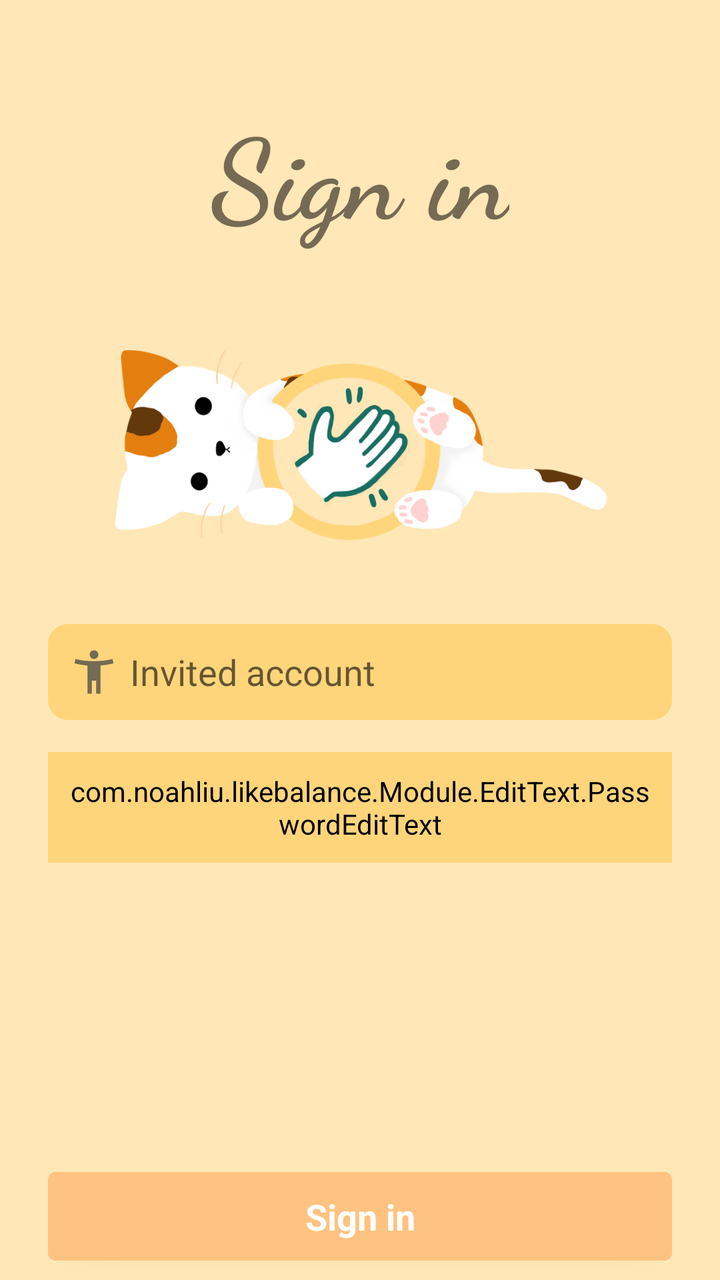
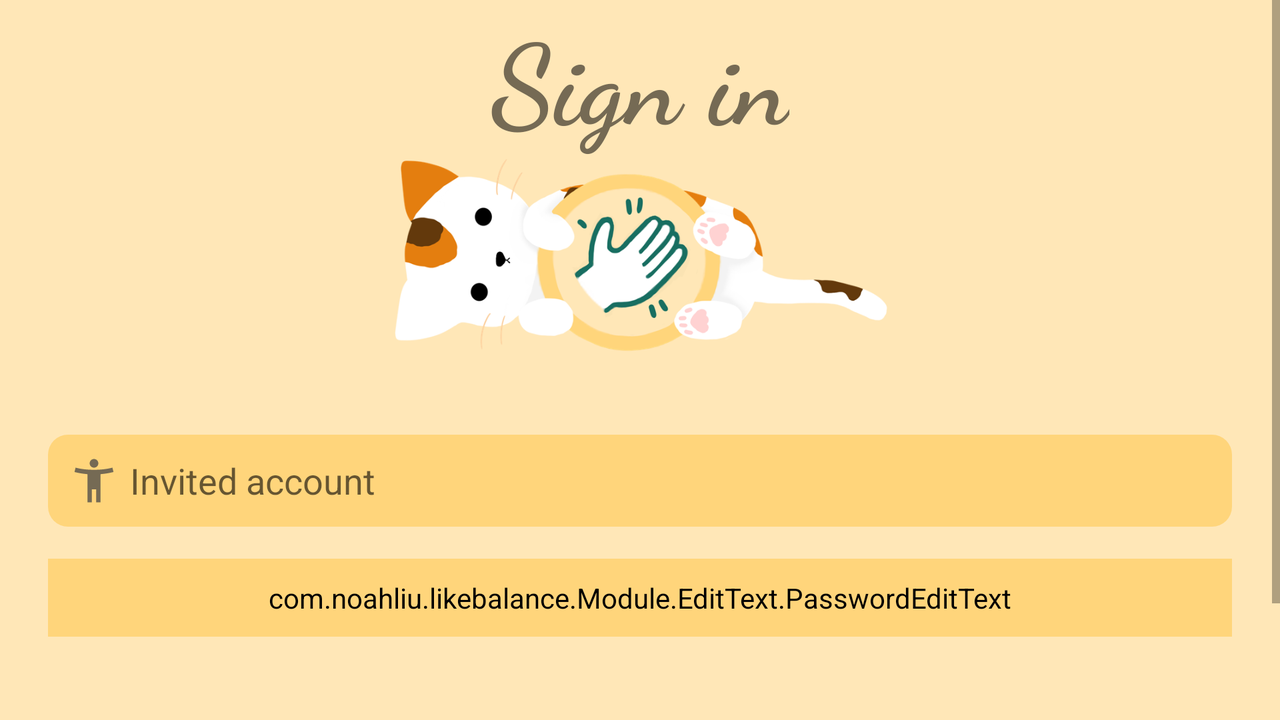

One screen, two layout resources from the same app: the default and the repository's alternative for another configuration. Each is rendered where Android would select it; the XML of both is given below.
<!-- AndroidManifest.xml: application theme Theme.LikeBalance -->
<!-- res/layout/activity_login.xml -->
<?xml version="1.0" encoding="utf-8"?>
<androidx.constraintlayout.widget.ConstraintLayout xmlns:android="http://schemas.android.com/apk/res/android"
    xmlns:app="http://schemas.android.com/apk/res-auto"
    xmlns:tools="http://schemas.android.com/tools"
    android:layout_width="match_parent"
    android:layout_height="match_parent"
    android:background="@color/main_background"
    tools:context=".Controller.LoginActivity">

    <EditText
        android:id="@+id/editText_Account"
        android:layout_width="match_parent"
        android:layout_height="wrap_content"
        android:layout_marginStart="24dp"
        android:layout_marginTop="24dp"
        android:layout_marginEnd="24dp"
        android:background="@drawable/commend_round_layout"
        android:backgroundTint="@color/second_background"
        android:drawableStart="@drawable/ic_account"
        android:drawablePadding="5dp"
        android:ems="10"
        android:hint="@string/main_word_invite_account"
        android:inputType="textPersonName"
        android:minHeight="48dp"
        android:padding="10dp"
        android:textColor="@color/main_text_color"
        app:layout_constraintEnd_toEndOf="parent"
        app:layout_constraintHorizontal_bias="0.0"
        app:layout_constraintStart_toStartOf="parent"
        app:layout_constraintTop_toTopOf="@+id/guideline4" />

    <com.noahliu.likebalance.Module.EditText.PasswordEditText
        android:id="@+id/editText_Password"
        android:layout_width="match_parent"
        android:layout_height="wrap_content"
        android:layout_marginStart="24dp"
        android:layout_marginTop="16dp"
        android:layout_marginEnd="24dp"
        android:background="@drawable/commend_round_layout"
        android:backgroundTint="@color/second_background"
        android:drawableStart="@drawable/ic_password"
        android:drawablePadding="5dp"
        android:ems="10"
        android:hint="@string/login_invited_password"
        android:inputType="textPassword"
        android:minHeight="48dp"
        android:padding="10dp"
        android:textColor="@color/main_text_color"
        app:layout_constraintEnd_toEndOf="parent"
        app:layout_constraintHorizontal_bias="0.0"
        app:layout_constraintStart_toStartOf="parent"
        app:layout_constraintTop_toBottomOf="@+id/editText_Account" />

    <Button
        android:id="@+id/button_Login"
        android:layout_width="0dp"
        android:layout_height="wrap_content"
        android:onClick="signButtonClick"
        android:padding="10dp"
        android:text="@string/sign_in"
        android:textAppearance="@style/TextAppearance.AppCompat.Display3"
        android:textColor="@android:color/white"
        android:textSize="18sp"
        android:textStyle="bold"
        android:theme="@style/MyButtonStyle"
        app:layout_constraintBottom_toBottomOf="parent"
        app:layout_constraintEnd_toEndOf="@+id/editText_Password"
        app:layout_constraintHorizontal_bias="1.0"
        app:layout_constraintStart_toStartOf="@+id/editText_Password"
        app:layout_constraintTop_toTopOf="@+id/guideline3"
        app:rippleColor="@android:color/background_light" />

    <androidx.constraintlayout.widget.Guideline
        android:id="@+id/guideline3"
        android:layout_width="wrap_content"
        android:layout_height="wrap_content"
        android:orientation="horizontal"
        app:layout_constraintGuide_percent="0.9" />

    <androidx.constraintlayout.widget.Guideline
        android:id="@+id/guideline4"
        android:layout_width="wrap_content"
        android:layout_height="wrap_content"
        android:orientation="horizontal"
        app:layout_constraintGuide_percent="0.45" />

    <ImageView
        android:id="@+id/imageView"
        android:layout_width="0dp"
        android:layout_height="100dp"
        android:layout_marginBottom="16dp"
        app:layout_constraintBottom_toTopOf="@+id/guideline4"
        app:layout_constraintEnd_toEndOf="parent"
        app:layout_constraintStart_toStartOf="parent"
        app:srcCompat="@drawable/icon_cat" />

    <TextView
        android:id="@+id/textView"
        android:layout_width="wrap_content"
        android:layout_height="wrap_content"
        android:fontFamily="cursive"
        android:text="Sign in"
        android:textColor="@color/main_text_color"
        android:textAppearance="@style/TextAppearance.AppCompat.Display3"
        android:textStyle="bold"
        app:layout_constraintBottom_toTopOf="@+id/imageView"
        app:layout_constraintEnd_toEndOf="parent"
        app:layout_constraintStart_toStartOf="parent"
        app:layout_constraintTop_toTopOf="parent"
        app:layout_constraintVertical_bias="0.50" />


</androidx.constraintlayout.widget.ConstraintLayout>
<!-- resources referenced by this layout -->
<resources>
  <color name="main_background">#FFE7B7</color>
  <color name="main_text_color">#756A54</color>
  <color name="second_background">#FFD57B</color>
  <!-- drawable commend_round_layout (drawable) -->
  <?xml version="1.0" encoding="utf-8"?>
  <shape xmlns:android="http://schemas.android.com/apk/res/android">
      <corners
          android:radius="10dip"
          />
      <gradient
          android:startColor="@android:color/white"
          android:endColor="@android:color/white"
          android:angle="315"
          />
  </shape>
  <!-- drawable ic_account (drawable) -->
  <vector xmlns:android="http://schemas.android.com/apk/res/android"
      android:width="26dp"
      android:height="26dp"
      android:viewportWidth="24"
      android:viewportHeight="24">
    <path
        android:fillColor="@color/main_text_color"
        android:pathData="M20.5,6c-2.61,0.7 -5.67,1 -8.5,1s-5.89,-0.3 -8.5,-1L3,8c1.86,0.5 4,0.83 6,1v13h2v-6h2v6h2V9c2,-0.17 4.14,-0.5 6,-1l-0.5,-2zM12,6c1.1,0 2,-0.9 2,-2s-0.9,-2 -2,-2 -2,0.9 -2,2 0.9,2 2,2z"/>
  </vector>
  <!-- drawable ic_password (drawable) -->
  <vector xmlns:android="http://schemas.android.com/apk/res/android"
      android:width="26dp"
      android:height="26dp"
      android:viewportWidth="24"
      android:viewportHeight="24">
      <path
          android:fillColor="@color/main_text_color"
          android:pathData="M12.65,10C11.83,7.67 9.61,6 7,6c-3.31,0 -6,2.69 -6,6s2.69,6 6,6c2.61,0 4.83,-1.67 5.65,-4H17v4h4v-4h2v-4H12.65zM7,14c-1.1,0 -2,-0.9 -2,-2s0.9,-2 2,-2 2,0.9 2,2 -0.9,2 -2,2z" />
  </vector>
  <!-- drawable icon_cat: png bitmap (drawable-v24, 67889 bytes) -->
  <string name="login_invited_password">Invited password</string>
  <string name="main_word_invite_account">Invited account</string>
  <string name="sign_in">Sign in</string>
  <style name="MyButtonStyle" parent="android:style/Widget.Button">
          <item name="android:background">@drawable/commend_round_with_ripple_white</item>
          <item name="android:backgroundTint">@color/main_icon</item>
          <item name="android:textColor">@color/main_background</item>
      </style>
  <style name="Theme.LikeBalance" parent="Theme.MaterialComponents.Light.NoActionBar">
          
          <item name="colorPrimary">#929292</item>
          <item name="colorPrimaryVariant">@color/main_icon</item>
          <item name="colorOnPrimary">@color/white</item>
          
          <item name="colorSecondary">@color/teal_200</item>
          <item name="colorSecondaryVariant">@color/teal_700</item>
          <item name="colorOnSecondary">@color/black</item>
          
          <item name="android:statusBarColor" tools:targetApi="l">?attr/colorPrimaryVariant</item>
          
      </style>
  <!-- drawable commend_round_with_ripple_white (drawable) -->
  <?xml version="1.0" encoding="utf-8"?>
  <ripple xmlns:android="http://schemas.android.com/apk/res/android"
      android:color="@android:color/white">
  
      <item
          android:id="@android:id/background" >
          <shape>
              <corners android:radius="15dip" />
              <solid android:color="@android:color/white" />
          </shape>
      </item>
  </ripple>
  <color name="main_icon">#FFC381</color>
  <color name="white">#FFFFFFFF</color>
  <color name="teal_200">#FF03DAC5</color>
  <color name="teal_700">#FF018786</color>
  <color name="black">#FF000000</color>
</resources>
<!-- res/layout-land/activity_login.xml (the repository's variant of the layout above) -->
<!-- drawn on the phone turned sideways -->
<?xml version="1.0" encoding="utf-8"?>
<androidx.constraintlayout.widget.ConstraintLayout xmlns:android="http://schemas.android.com/apk/res/android"
    xmlns:app="http://schemas.android.com/apk/res-auto"
    xmlns:tools="http://schemas.android.com/tools"
    android:layout_width="match_parent"
    android:layout_height="match_parent"
    android:background="@color/main_background"
    tools:context=".Controller.LoginActivity">
    <ScrollView
        android:layout_width="match_parent"
        android:layout_height="match_parent"
        >
        <androidx.constraintlayout.widget.ConstraintLayout
            android:layout_width="match_parent"
            android:layout_height="match_parent"

            >
            <EditText
                android:id="@+id/editText_Account"
                android:layout_width="match_parent"
                android:layout_height="wrap_content"
                android:layout_marginStart="24dp"
                android:layout_marginTop="24dp"
                android:layout_marginEnd="24dp"
                android:background="@drawable/commend_round_layout"
                android:backgroundTint="@color/second_background"
                android:drawableStart="@drawable/ic_account"
                android:drawablePadding="5dp"
                android:ems="10"
                android:hint="@string/main_word_invite_account"
                android:inputType="textPersonName"
                android:padding="10dp"
                android:textColor="@color/main_text_color"
                app:layout_constraintEnd_toEndOf="parent"
                app:layout_constraintHorizontal_bias="0.0"
                app:layout_constraintStart_toStartOf="parent"
                app:layout_constraintTop_toTopOf="@+id/guideline4" />

            <com.noahliu.likebalance.Module.EditText.PasswordEditText
                android:id="@+id/editText_Password"
                android:layout_width="match_parent"
                android:layout_height="wrap_content"
                android:layout_marginStart="24dp"
                android:layout_marginTop="16dp"
                android:layout_marginEnd="24dp"
                android:background="@drawable/commend_round_layout"
                android:backgroundTint="@color/second_background"
                android:drawableStart="@drawable/ic_password"
                android:drawablePadding="5dp"
                android:ems="10"
                android:hint="Invited password"
                android:inputType="textPassword"
                android:padding="10dp"
                android:textColor="@color/main_text_color"
                app:layout_constraintEnd_toEndOf="parent"
                app:layout_constraintHorizontal_bias="0.0"
                app:layout_constraintStart_toStartOf="parent"
                app:layout_constraintTop_toBottomOf="@+id/editText_Account" />

            <Button
                android:id="@+id/button_Login"
                android:layout_width="0dp"
                android:layout_height="wrap_content"
                android:layout_marginTop="8dp"
                android:onClick="signButtonClick"
                android:padding="10dp"
                android:text="Sign in"
                android:textAppearance="@style/TextAppearance.AppCompat.Display3"
                android:textColor="@android:color/white"
                android:textSize="18sp"
                android:textStyle="bold"
                android:theme="@style/MyButtonStyle"
                app:layout_constraintEnd_toEndOf="@+id/editText_Password"
                app:layout_constraintHorizontal_bias="1.0"
                app:layout_constraintStart_toStartOf="@+id/editText_Password"
                app:layout_constraintTop_toTopOf="@+id/guideline3"
                app:rippleColor="@android:color/background_light" />

            <androidx.constraintlayout.widget.Guideline
                android:id="@+id/guideline3"
                android:layout_width="wrap_content"
                android:layout_height="wrap_content"
                android:orientation="horizontal"
                app:layout_constraintGuide_percent="0.85" />

            <androidx.constraintlayout.widget.Guideline
                android:id="@+id/guideline4"
                android:layout_width="wrap_content"
                android:layout_height="wrap_content"
                android:orientation="horizontal"
                app:layout_constraintGuide_percent="0.45" />

            <ImageView
                android:id="@+id/imageView"
                android:layout_width="0dp"
                android:layout_height="100dp"
                android:layout_marginBottom="16dp"
                app:layout_constraintBottom_toTopOf="@+id/guideline4"
                app:layout_constraintEnd_toEndOf="parent"
                app:layout_constraintStart_toStartOf="parent"
                app:srcCompat="@drawable/icon_cat" />

            <TextView
                android:id="@+id/textView"
                android:layout_width="wrap_content"
                android:layout_height="wrap_content"
                android:fontFamily="cursive"
                android:text="Sign in"
                android:textColor="@color/main_text_color"
                android:textAppearance="@style/TextAppearance.AppCompat.Display3"
                android:textStyle="bold"
                app:layout_constraintBottom_toTopOf="@+id/imageView"
                app:layout_constraintEnd_toEndOf="parent"
                app:layout_constraintStart_toStartOf="parent"
                app:layout_constraintTop_toTopOf="parent"
                app:layout_constraintVertical_bias="0.50" />

        </androidx.constraintlayout.widget.ConstraintLayout>


    </ScrollView>




</androidx.constraintlayout.widget.ConstraintLayout>
<!-- resources referenced by the variant -->
<!-- as the phone turned sideways resolves them -->
<resources>
  <color name="main_background">#FFE7B7</color>
  <color name="main_text_color">#756A54</color>
  <color name="second_background">#FFD57B</color>
  <!-- drawable commend_round_layout (drawable) -->
  <?xml version="1.0" encoding="utf-8"?>
  <shape xmlns:android="http://schemas.android.com/apk/res/android">
      <corners
          android:radius="10dip"
          />
      <gradient
          android:startColor="@android:color/white"
          android:endColor="@android:color/white"
          android:angle="315"
          />
  </shape>
  <!-- drawable ic_account (drawable) -->
  <vector xmlns:android="http://schemas.android.com/apk/res/android"
      android:width="26dp"
      android:height="26dp"
      android:viewportWidth="24"
      android:viewportHeight="24">
    <path
        android:fillColor="@color/main_text_color"
        android:pathData="M20.5,6c-2.61,0.7 -5.67,1 -8.5,1s-5.89,-0.3 -8.5,-1L3,8c1.86,0.5 4,0.83 6,1v13h2v-6h2v6h2V9c2,-0.17 4.14,-0.5 6,-1l-0.5,-2zM12,6c1.1,0 2,-0.9 2,-2s-0.9,-2 -2,-2 -2,0.9 -2,2 0.9,2 2,2z"/>
  </vector>
  <!-- drawable ic_password (drawable) -->
  <vector xmlns:android="http://schemas.android.com/apk/res/android"
      android:width="26dp"
      android:height="26dp"
      android:viewportWidth="24"
      android:viewportHeight="24">
      <path
          android:fillColor="@color/main_text_color"
          android:pathData="M12.65,10C11.83,7.67 9.61,6 7,6c-3.31,0 -6,2.69 -6,6s2.69,6 6,6c2.61,0 4.83,-1.67 5.65,-4H17v4h4v-4h2v-4H12.65zM7,14c-1.1,0 -2,-0.9 -2,-2s0.9,-2 2,-2 2,0.9 2,2 -0.9,2 -2,2z" />
  </vector>
  <!-- drawable icon_cat: png bitmap (drawable-v24, 67889 bytes) -->
  <string name="main_word_invite_account">Invited account</string>
  <style name="MyButtonStyle" parent="android:style/Widget.Button">
          <item name="android:background">@drawable/commend_round_with_ripple_white</item>
          <item name="android:backgroundTint">@color/main_icon</item>
          <item name="android:textColor">@color/main_background</item>
      </style>
  <style name="Theme.LikeBalance" parent="Theme.MaterialComponents.Light.NoActionBar">
          
          <item name="colorPrimary">#929292</item>
          <item name="colorPrimaryVariant">@color/main_icon</item>
          <item name="colorOnPrimary">@color/white</item>
          
          <item name="colorSecondary">@color/teal_200</item>
          <item name="colorSecondaryVariant">@color/teal_700</item>
          <item name="colorOnSecondary">@color/black</item>
          
          <item name="android:statusBarColor" tools:targetApi="l">?attr/colorPrimaryVariant</item>
          
      </style>
  <!-- drawable commend_round_with_ripple_white (drawable) -->
  <?xml version="1.0" encoding="utf-8"?>
  <ripple xmlns:android="http://schemas.android.com/apk/res/android"
      android:color="@android:color/white">
  
      <item
          android:id="@android:id/background" >
          <shape>
              <corners android:radius="15dip" />
              <solid android:color="@android:color/white" />
          </shape>
      </item>
  </ripple>
  <color name="main_icon">#FFC381</color>
  <color name="white">#FFFFFFFF</color>
  <color name="teal_200">#FF03DAC5</color>
  <color name="teal_700">#FF018786</color>
  <color name="black">#FF000000</color>
</resources>
